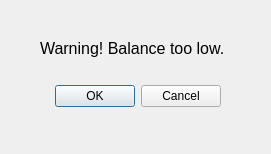
<?xml version="1.0" encoding="UTF-8"?>
<ui version="4.0">
 <class>warningDialog</class>
 <widget class="QDialog" name="warningDialog">
  <property name="geometry">
   <rect>
    <x>0</x>
    <y>0</y>
    <width>271</width>
    <height>154</height>
   </rect>
  </property>
  <property name="windowTitle">
   <string>Warning!!!</string>
  </property>
  <property name="windowIcon">
   <iconset>
    <normaloff>../../logo_plain/blob.png</normaloff>../../logo_plain/blob.png</iconset>
  </property>
  <widget class="QDialogButtonBox" name="buttonBox">
   <property name="geometry">
    <rect>
     <x>-120</x>
     <y>80</y>
     <width>341</width>
     <height>32</height>
    </rect>
   </property>
   <property name="orientation">
    <enum>Qt::Horizontal</enum>
   </property>
   <property name="standardButtons">
    <set>QDialogButtonBox::Cancel|QDialogButtonBox::Ok</set>
   </property>
  </widget>
  <widget class="QLabel" name="label">
   <property name="geometry">
    <rect>
     <x>40</x>
     <y>40</y>
     <width>201</width>
     <height>17</height>
    </rect>
   </property>
   <property name="font">
    <font>
     <family>Arial</family>
     <pointsize>12</pointsize>
    </font>
   </property>
   <property name="text">
    <string>Warning! Balance too low.</string>
   </property>
  </widget>
 </widget>
 <resources/>
 <connections>
  <connection>
   <sender>buttonBox</sender>
   <signal>accepted()</signal>
   <receiver>warningDialog</receiver>
   <slot>accept()</slot>
   <hints>
    <hint type="sourcelabel">
     <x>248</x>
     <y>254</y>
    </hint>
    <hint type="destinationlabel">
     <x>157</x>
     <y>274</y>
    </hint>
   </hints>
  </connection>
  <connection>
   <sender>buttonBox</sender>
   <signal>rejected()</signal>
   <receiver>warningDialog</receiver>
   <slot>reject()</slot>
   <hints>
    <hint type="sourcelabel">
     <x>316</x>
     <y>260</y>
    </hint>
    <hint type="destinationlabel">
     <x>286</x>
     <y>274</y>
    </hint>
   </hints>
  </connection>
 </connections>
</ui>
